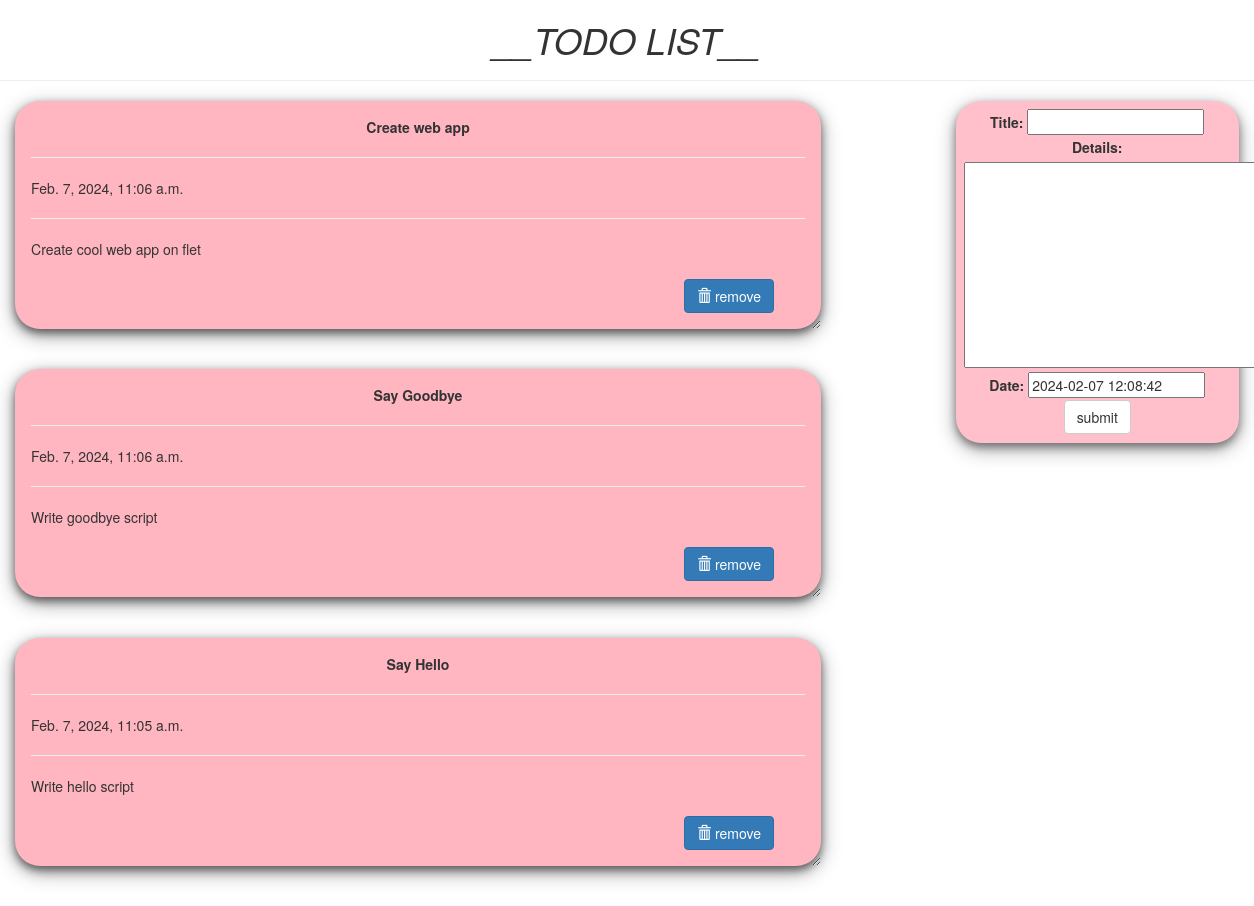
The page / on the database its author committed.
### todo/models.py (models this page shows, shortened)
class Todo(models.Model):
    title = models.CharField(max_length=100)
    details = models.TextField()
    date = models.DateTimeField(default=timezone.now)
    class Meta:
        verbose_name = 'Task'
        verbose_name_plural = 'Tasks'

### todo/views.py (the view)
# urls.py: path('', views.index, name='todo'),
def index(request):
    item_list = Todo.objects.order_by("-date")
    if request.method == "POST":
        form = TodoForm(request.POST)
        if form.is_valid():
            form.save()
            return redirect('todo')
    form = TodoForm()
    page = {
        "forms": form,
        "list": item_list,
        "title": "TODO LIST",
    }
    return render(request, 'todo/index.html', page)

### todo/forms.py
class TodoForm(forms.ModelForm):
    class Meta:
        model = Todo
        fields = "__all__"

### todo/templates/todo/index.html (shortened to what this page needs)
<!DOCTYPE html>
<html lang="en" dir="ltr">
<head>
  <link rel="stylesheet" href="https://maxcdn.bootstrapcdn.com/bootstrap/3.3.7/css/bootstrap.min.css">
</head>
<body  class="container-fluid">
  <center class="row">
    <h1><i>__TODO LIST__</i></h1>
    <hr />
  </center>
  <div class="row">
    <div class="col-md-8">
      {% for i in list %}
      <div class="card">
        <center><b>{{i.title}}</b></center>
        <hr/>
        {{i.date}}
        <hr/>
        {{i.details}}
        <br />
        <br />
        <form action="/del/{{i.id}}" method="POST" style=" padding-right: 4%; padding-bottom: 3%;">
          <button value="remove" type="submit"  class="btn btn-primary" style="float: right;"><span class="glyphicon glyphicon-trash"></span>   remove</button>
        </form>
      </div>
      {% endfor%}
    </div>
    <div class="col-md-1"> </div>
    <div class="col-md-3" >
      <div  class="submit_form">
      <form  method="POST">
        {{forms}}
        <center>
        <input type="submit" class="btn btn-default" value="submit" />
      </center>
      </form>
    </div>
  </div>
</div>
</body>
</html>

### todo/templates/todo/index.html (style rules this page uses)
.card { box-shadow: 0 4px 8px 0 rgba(0,0,0,0.5), 0 6px 20px 0 rgba(0,0,0,0.39); background: lightpink; margin-bottom : 5%; border-radius: 25px; padding : 2%; overflow: auto; resize: both; text-overflow: ellipsis; }
.submit_form { text-align: center; padding: 3%; background: pink; border-radius: 25px; box-shadow: 0 4px 8px 0 rgba(0,0,0,0.4), 0 6px 20px 0 rgba(0,0,0,0.36); }

### rows shown on the page
Todo: title "Create web app", date "Feb. 7, 2024, 11:06 a.m.", details "Create cool web app on flet"
Todo: title "Say Goodbye", date "Feb. 7, 2024, 11:06 a.m.", details "Write goodbye script"
Todo: title "Say Hello", date "Feb. 7, 2024, 11:05 a.m.", details "Write hello script"
